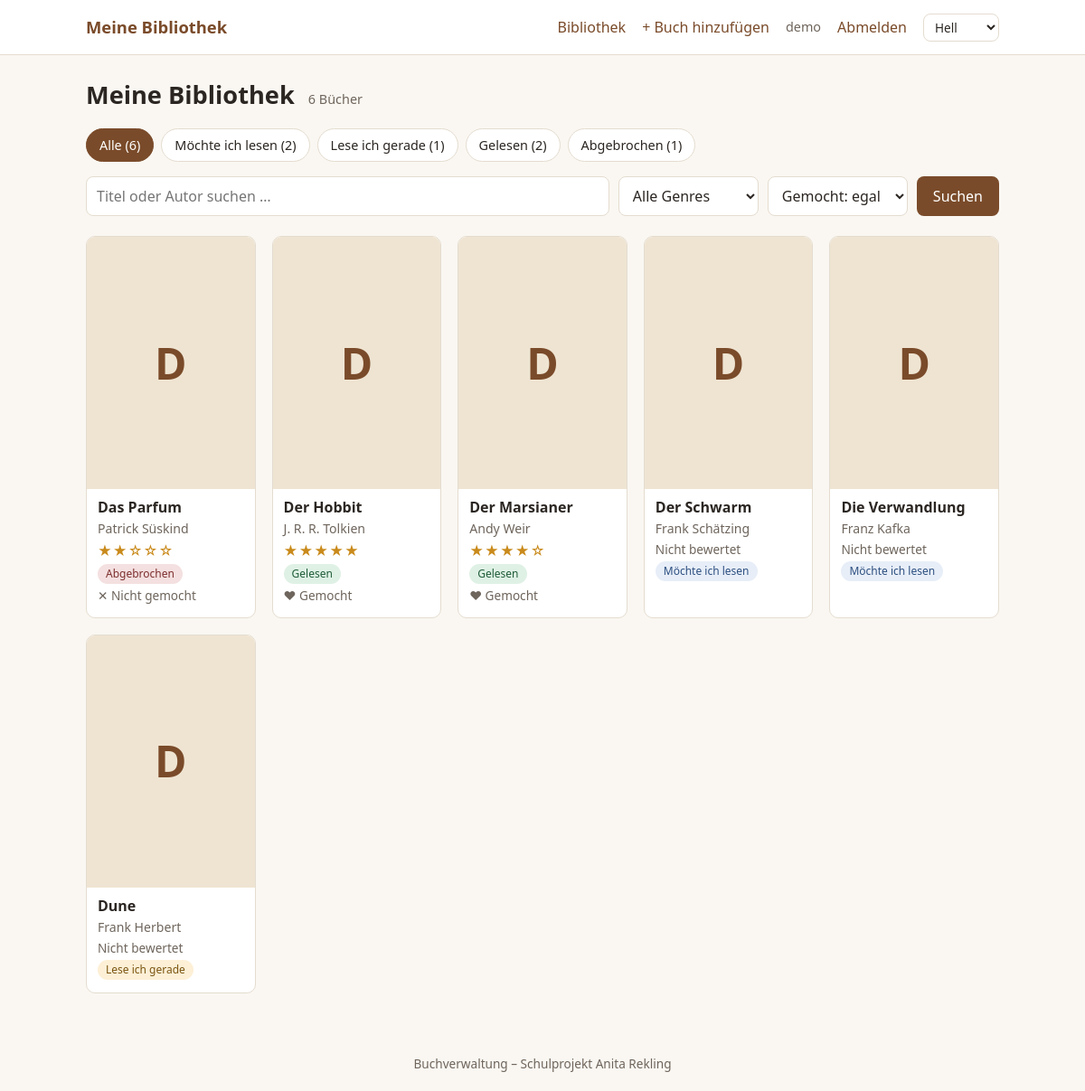
/bibliothek.php (signed in), run on the app's committed database.
### tables this page shows
CREATE TABLE buch 
(
  id               INT AUTO_INCREMENT PRIMARY KEY,
  benutzer_id      INT NOT NULL,
  genre_id         INT NULL,
  titel            VARCHAR(150) NOT NULL,
  autor            VARCHAR(100) NOT NULL,
  erscheinungsjahr SMALLINT NULL,
  beschreibung     TEXT NULL,
  cover            VARCHAR(255) NULL,                   
  status           ENUM('moechte_lesen','lese_gerade','gelesen','abgebrochen')
                   NOT NULL DEFAULT 'moechte_lesen',
  bewertung        TINYINT NULL CHECK (bewertung BETWEEN 0 AND 5),    
  gemocht          TINYINT(1) NULL,                     
  rezension        TEXT NULL,
  startdatum       DATE NULL,
  enddatum         DATE NULL,
  FOREIGN KEY (benutzer_id) REFERENCES benutzer(id) ON DELETE CASCADE,
  FOREIGN KEY (genre_id)    REFERENCES genre(id)    ON DELETE SET NULL
);

### funktionen.php (called while the page is built, shortened)
<?php
function e($text): string
{
    return htmlspecialchars((string)$text, ENT_QUOTES, 'UTF-8');
}
function eingeloggt(): bool
{
    return isset($_SESSION['benutzer_id']);
}
function sterne($n): string
{
    if ($n === null || $n === '') return 'Nicht bewertet';
    return str_repeat('★', (int)$n) . str_repeat('☆', 5 - (int)$n);
}

### bibliothek.php (the view, shortened to what this page needs)
<?php
require_once 'funktionen.php';
$uid = $_SESSION['benutzer_id'];
$q       = trim($_GET['q'] ?? '');
$status  = $_GET['status'] ?? '';
$sql    = 'SELECT b.*, g.name AS genre_name FROM buch b LEFT JOIN genre g ON g.id = b.genre_id WHERE b.benutzer_id = :uid';
$params = ['uid' => $uid];
if (array_key_exists($status, STATUS))
{
    $sql .= ' AND b.status = :status';
    $params['status'] = $status;
}
else
{
    $status = '';
}
$sql .= ' ORDER BY b.titel';
$st = $pdo->prepare($sql);
$st->execute($params);
$buecher = $st->fetchAll();
$st = $pdo->prepare('SELECT status, COUNT(*) AS n FROM buch WHERE benutzer_id = :uid GROUP BY status');
$st->execute(['uid' => $uid]);
$anzahl = array_column($st->fetchAll(), 'n', 'status');
$gesamt = array_sum($anzahl);
function filter_link(array $aendern): string
{
    $aktuell = array_filter([
        'q' => $_GET['q'] ?? '', 'status' => $_GET['status'] ?? '',
        'genre' => $_GET['genre'] ?? '', 'gemocht' => $_GET['gemocht'] ?? '',
    ], fn($v) => $v !== '');
    return 'bibliothek.php?' . http_build_query(array_filter(array_merge($aktuell, $aendern), fn($v) => $v !== ''));
}
require 'header.php';
?>
<h1>Meine Bibliothek <span class="zahl"><?= $gesamt ?> Bücher</span></h1>
<nav class="reiter">
  <a href="<?= e(filter_link(['status' => ''])) ?>" class="<?= $status === '' ? 'aktiv' : '' ?>">Alle (<?= $gesamt ?>)</a>
  <?php foreach (STATUS as $key => $label): ?>
    <a href="<?= e(filter_link(['status' => $key])) ?>" class="<?= $status === $key ? 'aktiv' : '' ?>">
      <?= e($label) ?> (<?= (int)($anzahl[$key] ?? 0) ?>)
    </a>
  <?php endforeach; ?>
</nav>
<form method="get" class="suche">
  <input type="search" name="q" value="<?= e($q) ?>" placeholder="Titel oder Autor suchen …">
  <select name="genre">
    <option value="">Alle Genres</option>
  </select>
  <select name="gemocht">
    <option value="">Gemocht: egal</option>
  </select>
  <button class="knopf" type="submit">Suchen</button>
</form>
<?php if (!$buecher): ?>
  <div class="karte leer">
    <?php if ($gesamt === 0): ?>
      <p>Deine Bibliothek ist noch leer.</p>
      <a class="knopf" href="buch_neu.php">Erstes Buch hinzufügen</a>
    <?php else: ?>
      <p>Keine Bücher gefunden. Passe Suche oder Filter an.</p>
    <?php endif; ?>
  </div>
<?php else: ?>
  <div class="raster">
    <?php foreach ($buecher as $b): ?>
      <a class="buchkarte" href="buch.php?id=<?= (int)$b['id'] ?>">
        <?php if ($b['cover']): ?>
          <img class="cover" src="<?= e($b['cover']) ?>" alt="Cover von <?= e($b['titel']) ?>" loading="lazy">
        <?php else: ?>
          <div class="cover platzhalter"><?= e(mb_substr($b['titel'], 0, 1)) ?></div>
        <?php endif; ?>
        <div class="buchinfo">
          <strong class="titel"><?= e($b['titel']) ?></strong>
          <span class="autor"><?= e($b['autor']) ?></span>
          <span class="sterne <?= $b['bewertung'] === null ? 'unbewertet' : '' ?>"><?= e(sterne($b['bewertung'])) ?></span>
          <span class="badge status-<?= e($b['status']) ?>"><?= e(STATUS[$b['status']]) ?></span>
          <?php if ($b['gemocht'] !== null): ?>
            <span class="gemocht"><?= $b['gemocht'] ? '♥ Gemocht' : '✕ Nicht gemocht' ?></span>
          <?php endif; ?>
        </div>
      </a>
    <?php endforeach; ?>
  </div>
<?php endif; ?>
<?php require 'footer.php'; ?>

### header.php (shortened to what this page needs)
<!DOCTYPE html>
<html lang="de">
<head>
  <link rel="stylesheet" href="css/style.css">
</head>
<body>
<header class="kopf">
  <div class="inhalt kopf-innen">
    <a class="logo" href="bibliothek.php">Meine Bibliothek</a>
    <nav>
      <?php if (eingeloggt()): ?>
        <a href="bibliothek.php">Bibliothek</a>
        <a href="buch_neu.php">+ Buch hinzufügen</a>
        <span class="nutzer"><?= e($_SESSION['benutzername']) ?></span>
        <a href="logout.php">Abmelden</a>
      <?php else: ?>
        <a href="login.php">Anmelden</a>
        <a href="registrieren.php">Registrieren</a>
      <?php endif; ?>
      <select id="designwahl" aria-label="Design wählen">
        <option value="hell">Hell</option>
      </select>
    </nav>
  </div>
</header>
<main class="inhalt">

### footer.php
</main>
<footer class="fuss">Buchverwaltung – Schulprojekt Anita Rekling</footer>
</body>
</html>

### css/style.css (style rules this page uses)
:root { --hintergrund: #faf7f2; --karte: #ffffff; --text: #2b2622; --text-hell: #6e655c; --akzent: #7a4b2a; --akzent-hover: #5e3a20; --rand: #e4dccf; --gut: #2f7d4f; --schlecht: #b33a3a; --radius: 10px; --eingabe: #ffffff; --platzhalter: #efe4d2; --knopf-text: #ffffff; --fehler-bg: #fbeaea; --fehler-text: #8a2a2a; --fehler-rand: #efc4c4; }
* { box-sizing: border-box; }
body { margin: 0; font-family: system-ui, -apple-system, "Segoe UI", Arial, sans-serif; background: var(--hintergrund); color: var(--text); line-height: 1.5; }
.inhalt { max-width: 1050px; margin: 0 auto; padding: 0 20px; }
main.inhalt { padding-top: 24px; padding-bottom: 48px; min-height: 70vh; }
a { color: var(--akzent); }
h1 { font-size: 1.7rem; margin: 0 0 16px; }
.kopf { background: var(--karte); border-bottom: 1px solid var(--rand); }
.kopf-innen { display: flex; justify-content: space-between; align-items: center; height: 60px; }
.logo { font-weight: 700; font-size: 1.15rem; text-decoration: none; color: var(--akzent); }
.kopf nav { display: flex; gap: 18px; align-items: center; }
.kopf select { padding: 4px 8px; font-size: .85rem; }
.kopf nav a { text-decoration: none; font-weight: 500; }
.nutzer { color: var(--text-hell); font-size: .9rem; }
.fuss { text-align: center; color: var(--text-hell); font-size: .85rem; padding: 20px; }
.zahl { font-size: .9rem; font-weight: 400; color: var(--text-hell); margin-left: 8px; }
input, select, textarea { font: inherit; padding: 9px 11px; border: 1px solid var(--rand); border-radius: 8px; background: var(--eingabe); color: var(--text); }
.knopf { display: inline-block; background: var(--akzent); color: var(--knopf-text); border: 0; border-radius: 8px; padding: 10px 18px; font: inherit; font-weight: 500; cursor: pointer; text-decoration: none; }
.reiter { display: flex; flex-wrap: wrap; gap: 8px; margin-bottom: 16px; }
.reiter a { padding: 7px 14px; border-radius: 999px; background: var(--karte); border: 1px solid var(--rand); text-decoration: none; color: var(--text); font-size: .9rem; }
.reiter a.aktiv { background: var(--akzent); border-color: var(--akzent); color: var(--knopf-text); }
.suche { display: flex; flex-wrap: wrap; gap: 10px; margin-bottom: 22px; align-items: center; }
.suche input[type=search] { flex: 1 1 240px; }
.raster { display: grid; grid-template-columns: repeat(auto-fill, minmax(160px, 1fr)); gap: 18px; }
.buchkarte { background: var(--karte); border: 1px solid var(--rand); border-radius: var(--radius); overflow: hidden; text-decoration: none; color: inherit; display: flex; flex-direction: column; transition: transform .15s, box-shadow .15s; }
.cover { width: 100%; aspect-ratio: 2 / 3; object-fit: cover; display: block; background: var(--rand); }
.platzhalter { display: flex; align-items: center; justify-content: center; font-size: 3rem; font-weight: 700; color: var(--akzent); background: var(--platzhalter); }
.buchinfo { padding: 10px 12px 14px; display: flex; flex-direction: column; gap: 3px; align-items: flex-start; }
.titel { line-height: 1.25; }
.autor { color: var(--text-hell); font-size: .88rem; }
.sterne { color: #c98a1b; letter-spacing: 1px; font-size: .95rem; }
.gemocht { font-size: .85rem; color: var(--text-hell); }
.badge { font-size: .75rem; padding: 2px 9px; border-radius: 999px; font-weight: 500; }
.status-moechte_lesen { background: #e7eef8; color: #2d4f80; }
.status-lese_gerade { background: #fdf0d6; color: #7a5410; }
.status-gelesen { background: #dff1e5; color: #1f5c38; }
.status-abgebrochen { background: #f4e0e0; color: #7d2e2e; }
.sterne.unbewertet { color: var(--text-hell); letter-spacing: 0; font-size: .85rem; }

### data on the page
buch: titel "D", titel "Das Parfum", autor "Patrick Süskind", bewertung "★★☆☆☆", status "Abgebrochen", gemocht "✕ Nicht gemocht"
buch: titel "D", titel "Der Hobbit", autor "J. R. R. Tolkien", bewertung "★★★★★", status "Gelesen", gemocht "♥ Gemocht"
buch: titel "D", titel "Der Marsianer", autor "Andy Weir", bewertung "★★★★☆", status "Gelesen", gemocht "♥ Gemocht"
buch: titel "D", titel "Der Schwarm", autor "Frank Schätzing", bewertung "Nicht bewertet", status "Möchte ich lesen"
buch: titel "D", titel "Die Verwandlung", autor "Franz Kafka", bewertung "Nicht bewertet", status "Möchte ich lesen"
buch: titel "D", titel "Dune", autor "Frank Herbert", bewertung "Nicht bewertet", status "Lese ich gerade"

### other printed values
$_SESSION['benutzername'] "demo"
$gesamt "6"
$label "Möchte ich lesen"
$anzahl[$key] "2"
$label "Lese ich gerade"
$anzahl[$key] "1"
$label "Gelesen"
$label "Abgebrochen"
